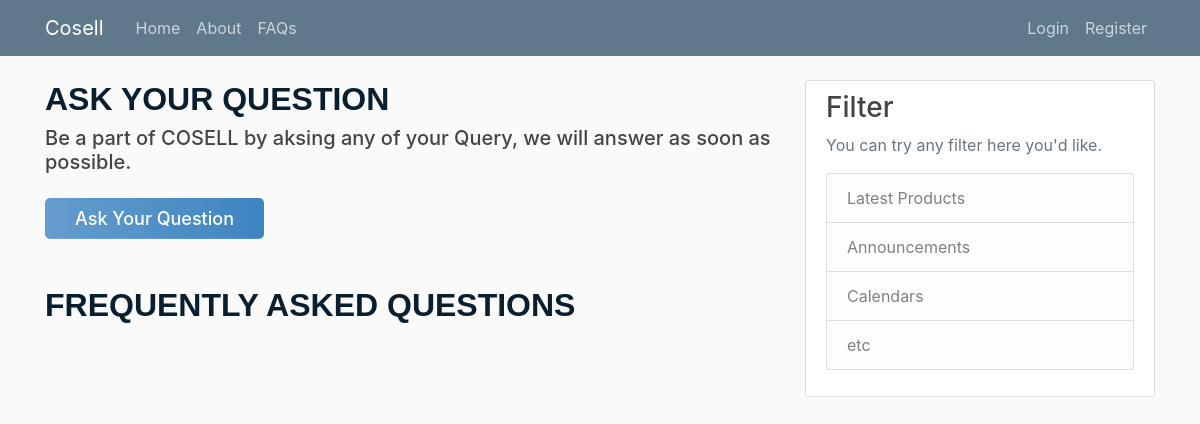
Before: /faq with the older database file.
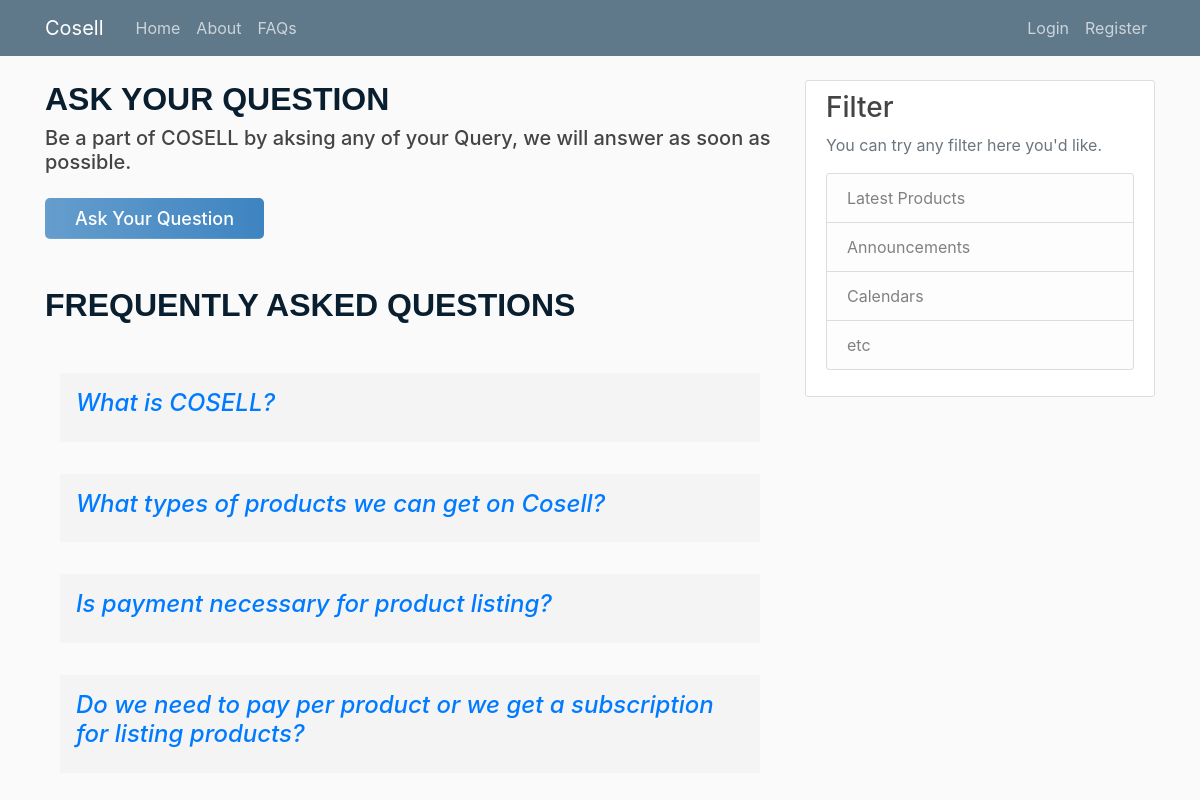
After: the same page with the newer database file.
### CosellApp/models.py (models this page shows, shortened)
class FAQ(models.Model):
    Id = models.AutoField(primary_key=True)
    UserName = models.ForeignKey(User, on_delete=models.CASCADE)
    DateTime = models.DateTimeField(default=timezone.now)
    Query = models.TextField(max_length=200)
    Answer = models.TextField(max_length=200, blank=True)

### CosellApp/views.py (the view)
# urls.py: path('faq', views.faq, name='faq'),
def faq(request):
    faqs = FAQ.objects.all()
    context = {
        'faqs': faqs,
    }
    return render(request, 'faq.html', context)

### templates/faq.html (shortened to what this page needs)
{% extends 'base.html' %}
{% block content %}
<h2> Ask Your Question </h2>
<div class="center">
  <h5>Be a part of COSELL by aksing any of your Query, we will answer as soon as possible.<h5><br>
  <a class="btnSub" href="{% url 'faq_ask' %}" style="text-decoration: none">
    Ask Your Question
  </a>
</div>
<br> <br>
<h2>Frequently Asked Questions </h2> <br>
{% for faq in faqs %}
 <section class="accordion-section clearfix mt-3" aria-label="Question Accordions">
  <div class="container">
	  <div class="panel-group" id="accordion" role="tablist" aria-multiselectable="true">
		<div class="panel panel-default">
		  <div class="panel-heading p-3 mb-3" role="tab" id="heading0">
			<h3 class="panel-title">
			  <a class="collapsed" role="button" title="" data-toggle="collapse" data-parent="#accordion" href="#collapse0" aria-expanded="true" aria-controls="collapse0">
				{{faq.Query}}
			  </a>
			</h3>
		  </div>
		</div>
  </div>
</section>
{% endfor %}
{% endblock content %}

Changed rows visible on the page:
added FAQ: Query "What is COSELL?"
added FAQ: Query "What types of products we can get on Cosell?"
added FAQ: Query "Is payment necessary for product listing?"
added FAQ: Query "Do we need to pay per product or we get a subscription for listing products?"
